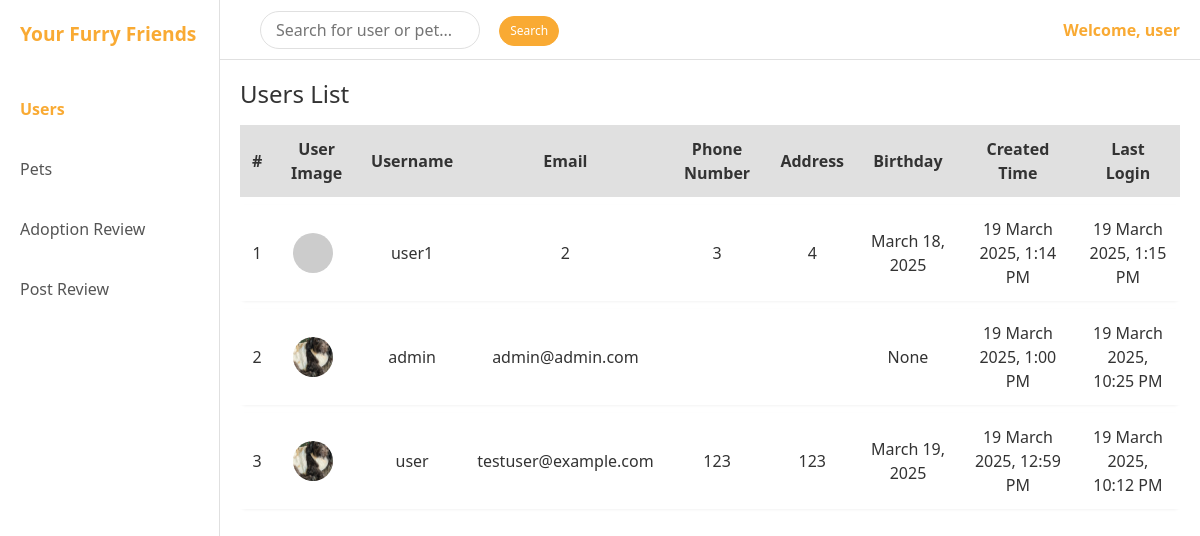
/admin-dashboard/ (signed in), run on the app's committed database.
### accounts/models.py (models this page shows, shortened)
class User(AbstractUser):
    email = models.EmailField(unique=False, blank=True, null=True) # 改为了false（允许了多个用户注册）
    username = models.CharField(max_length=50, unique=True)  # 自定义用户名长度
    phone_no = models.CharField(max_length=15, unique=True, null=True, blank=True)
    address = models.TextField(null=True, blank=True)
    birthday = models.DateField(null=True, blank=True)
    title = models.CharField(max_length=50, null=True, blank=True)
    user_type = models.CharField(
        max_length=20,
        choices=[('User', 'User'), ('Admin', 'Admin')],
        default='User'
    )  # 用户类型（普通用户 / 管理员）
    status = models.CharField(
        max_length=10,
        choices=[('Active', 'Active'), ('Banned', 'Banned')],
        default='Active'
    )  # 用户状态
    user_image = models.ImageField(upload_to='user_images/', null=True, blank=True)
    created_at = models.DateTimeField(auto_now_add=True)
    updated_at = models.DateTimeField(auto_now=True)

### admin_dashboard/views.py (the view, shortened to what this page needs)
# urls.py: path('', views.admin_dashboard, name='admin_dashboard'),
def admin_dashboard(request):
    keyword = request.GET.get('keyword', '').strip()
    tab = request.GET.get('tab', '')  # 获取 tab 值，避免重复计算
    users_list = User.objects.exclude(user_type='Admin').order_by('-date_joined')
    pets_list_cats = Pet.objects.filter(
        type__iexact='Cat',
        postpetinfo__status='Approved'
    ).order_by('-created_at').distinct()
    pets_list_dogs = Pet.objects.filter(
        type__iexact='Dog',
        postpetinfo__status='Approved'
    ).order_by('-created_at').distinct()
    post_list = PostPetInfo.objects.select_related('pet','user').all().order_by('-created_at')
    adoption_reviews = AdoptionReview.objects.prefetch_related(
        'adopt_info'
    ).select_related(
        'pet', 'adopter_username', 'operator_username'
    ).order_by('-applied_at')
    has_results = False  # 标记是否有搜索结果
    context = {
        "users_list": users_list,
        "pets_list_cats": pets_list_cats,
        "pets_list_dogs": pets_list_dogs,
        'adoption_reviews': adoption_reviews,
        "post_list": post_list,  # 传递 Post Review 数据
        "tab": tab,  # 传递给前端，避免 JS 误判
    }
    return render(request, 'admin_dashboard/admin_dashboard.html', context)

### templates/admin_dashboard/admin_dashboard.html (shortened to what this page needs)
<!DOCTYPE html>
<html lang="en">
<head>
  <link href="https://cdn.jsdelivr.net/npm/bootstrap@5.3.0/dist/css/bootstrap.min.css" rel="stylesheet" />
</head>
<body>
  <div class="sidebar">
    <div class="logo">Your Furry Friends</div>
    <div class="nav-item">
      <a href="#" id="nav-users" class="active">Users</a>
    </div>
    <div class="nav-item">
      <a href="#" id="nav-pets">Pets</a>
    </div>
    <div class="nav-item">
      <a href="#" id="nav-adoption">Adoption Review</a>
    </div>
    <div class="nav-item">
      <a href="#" id="nav-postreview">Post Review</a>
    </div>
  </div>
  <div class="topbar">
    <div class="search-filter">
      <form method="GET" action="{% url 'admin_dashboard:admin_dashboard' %}">
        <input type="text" id="searchInput" name="keyword" placeholder="Search for user or pet..." value="{{ request.GET.keyword|default:'' }}">
        <button id="searchButton" type="submit" class="btn btn-orange btn-search">Search</button>
      </form>
    </div>
    <div class="admin-dropdown">
      <a href="#" class="welcome-text" data-bs-toggle="modal" data-bs-target="#logoutModal">
        Welcome, {{ request.user.username }}
      </a>
    </div>
  </div>
  <div class="main-content">
    <div id="users-section">
      <h4>Users List</h4>
      <div class="scroll-container">
        <table class="table-custom">
          <thead>
            <tr>
              <th>#</th>
              <th>User Image</th>
              <th>Username</th>
              <th>Email</th>
              <th>Phone Number</th>
              <th>Address</th>
              <th>Birthday</th>
              <th>Created Time</th>
              <th>Last Login</th>
            </tr>
          </thead>
          <tbody id="users-tbody">
          {% for user in users_list %}
            <tr>
              <td>{{ forloop.counter }}</td>
              <td>
                {% if user.user_image %}
                  <img src="{{ user.user_image.url }}" alt="{{ user.username }}" class="avatar">
                {% else %}
                  <img src="https://via.placeholder.com/40" alt="No Image" class="avatar">
                {% endif %}
              </td>
              <td>{{ user.username }}</td>
              <td>{{ user.email }}</td>
              <td>{{ user.phone_no }}</td>
              <td>{{ user.address }}</td>
              <td>{{ user.birthday }}</td>
              <td>{{ user.date_joined|date:"j F Y, g:i A" }}</td>
              <td>{{ user.last_login|date:"j F Y, g:i A" }}</td>
            </tr>
          {% empty %}
            <tr>
              <td colspan="9">No registered users yet.</td>
            </tr>
          {% endfor %}
          </tbody>
        </table>
      </div>
    </div>
  </div>
</body>
</html>

### templates/admin_dashboard/admin_dashboard.html (style rules this page uses)
:root { --primary-orange: #f9aa33; --light-gray: #e0e0e0; --text-dark: #333; --status-approved: #d9ead3; --status-pending: #fff2cc; --status-rejected: #f4cccc; }
body { margin: 0; padding: 0; background-color: #fff; color: var(--text-dark); font-family: 'Segoe UI', Tahoma, Geneva, Verdana, sans-serif; }
.btn-orange { background-color: var(--primary-orange); border-color: var(--primary-orange); color: #fff; transition: background-color 0.2s ease-in-out, transform 0.1s ease-in-out; }
.btn-search { padding: 5px 10px; font-size: 12px; border-radius: 20px; margin-left: 15px; }
.sidebar { width: 220px; background-color: #fff; border-right: 1px solid var(--light-gray); position: fixed; top: 0; left: 0; height: 100vh; padding: 20px; box-sizing: border-box; }
.sidebar .logo { font-weight: bold; font-size: 1.2rem; color: var(--primary-orange); margin-bottom: 40px; }
.sidebar .nav-item { margin-bottom: 20px; }
.sidebar .nav-item a { text-decoration: none; color: #555; font-size: 1rem; display: block; padding: 8px 0; transition: color 0.2s ease-in-out; }
.sidebar .nav-item a.active { color: var(--primary-orange) !important; font-weight: bold; }
.topbar { margin-left: 220px; height: 60px; border-bottom: 1px solid var(--light-gray); display: flex; align-items: center; justify-content: space-between; padding: 0 20px; }
.topbar .search-filter { display: flex; align-items: center; gap: 10px; }
.topbar .search-filter input[type="text"] { margin-left: 20px; border: 1px solid var(--light-gray); border-radius: 20px; padding: 6px 15px; outline: none; width: 220px; transition: all 0.3s ease; }
.welcome-text { font-size: 1rem; font-weight: bold; color: var(--primary-orange); text-decoration: none; cursor: pointer; }
.main-content { margin-left: 220px; padding: 20px; }
.scroll-container { overflow-x: auto; overflow-y: auto; max-height: calc(100vh - 120px); }
.table-custom { border-collapse: separate; border-spacing: 0 8px; width: 100%; text-align: center; }
.table-custom thead th { background-color: var(--light-gray); border: none; font-weight: bold; padding: 0.75rem; }
.table-custom tbody tr { background-color: #fff; border-radius: 6px; box-shadow: 0 1px 3px rgba(0,0,0,0.05); }
.table-custom tbody td { border-top: none; border-bottom: none; padding: 0.75rem; vertical-align: middle; }
.avatar, .pet-image { width: 40px; height: 40px; border-radius: 50%; object-fit: cover; margin-right: 8px; }

### data on the page
User: user.username "user", user_image (picture), username "user", email "testuser@example.com", phone_no "123", address "123", birthday "March 19, 2025", date_joined "19 March 2025, 12:59 PM", last_login "19 March 2025, 10:12 PM"
User: username "user1", email "2", phone_no "3", address "4", birthday "March 18, 2025", date_joined "19 March 2025, 1:14 PM", last_login "19 March 2025, 1:15 PM"
User: user_image (picture), username "admin", email "admin@admin.com", birthday "None", date_joined "19 March 2025, 1:00 PM", last_login "19 March 2025, 10:25 PM"
